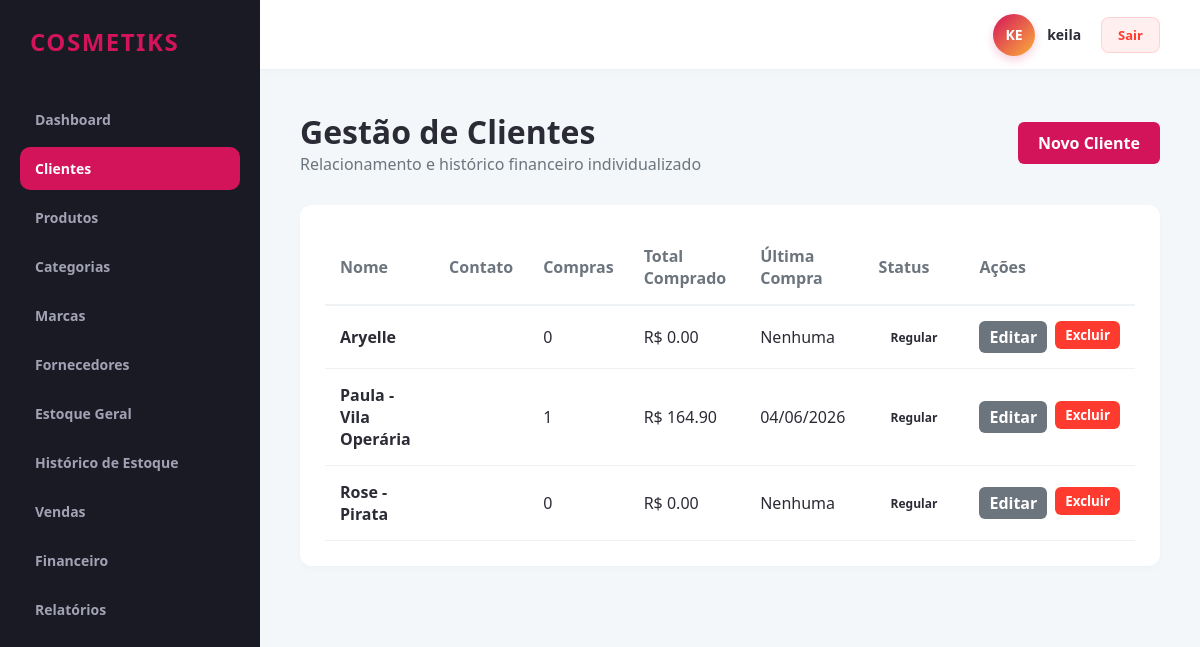
The app's page /clientes/ (signed in) with its own data.
### app/models/cliente.py (models this page shows)
class Cliente(db.Model):
    __tablename__ = 'clientes'
    id = db.Column(db.Integer, primary_key=True)
    revendedor_id = db.Column(db.Integer, db.ForeignKey('revendedores.id'), nullable=False)
    nome = db.Column(db.String(150), nullable=False)
    telefone = db.Column(db.String(20), nullable=True)
    whatsapp = db.Column(db.String(20), nullable=True)
    email = db.Column(db.String(100), nullable=True)
    endereco = db.Column(db.Text, nullable=True)
    data_cadastro = db.Column(db.DateTime, default=datetime.utcnow)
    observacoes = db.Column(db.Text, nullable=True)

### app/models/venda.py (models this page shows)
class Venda(db.Model):
    __tablename__ = 'vendas'
    id = db.Column(db.Integer, primary_key=True)
    revendedor_id = db.Column(db.Integer, db.ForeignKey('revendedores.id'), nullable=False)
    cliente_id = db.Column(db.Integer, db.ForeignKey('clientes.id'), nullable=False)
    data_venda = db.Column(db.DateTime, default=datetime.utcnow)
    valor_total = db.Column(db.Numeric(10, 2), nullable=False)
    desconto_valor = db.Column(db.Numeric(10, 2), default=0.00, nullable=False)
    desconto_percentual = db.Column(db.Numeric(5, 2), default=0.00, nullable=False)
    situacao = db.Column(db.String(30), default='Não pago', nullable=False)
    forma_pagamento = db.Column(db.String(50), nullable=False)
    cliente = db.relationship('Cliente', backref='vendas', lazy=True)
    revendedor = db.relationship('Revendedor', backref='vendas', lazy=True)
    itens = db.relationship('ItemVenda', backref='venda', cascade='all, delete-orphan', lazy=True)
    parcelas = db.relationship('Parcelamento', backref='venda', cascade='all, delete-orphan', lazy=True)
    financeiro = db.relationship('Financeiro', backref='venda', cascade='all, delete-orphan', lazy=True)
    movimentacoes_estoque = db.relationship('Estoque', backref='venda', lazy=True)

### app/controllers/cliente_controller.py (the view)
@cliente_bp.route('/')
@revendedor_required
def index():
    revendedor_id = session.get('revendedor_id')
    lista = cliente_service.listar_todos(revendedor_id)
    clientes_com_indicadores = []
    for clie in lista:
        ind = cliente_service.obter_indicadores_cliente(clie.id, revendedor_id)
        clientes_com_indicadores.append({
            'dados': clie,
            'indicadores': ind
        })
    return render_template('clientes/index.html', clientes=clientes_com_indicadores)

### app/controllers/cliente_controller.py (called while the page is built)
def revendedor_required(f):
    @wraps(f)
    def decorated_function(*args, **kwargs):
        if not session.get('usuario_logado') or session.get('is_admin'):
            flash('Acesso restrito a revendedores autenticados.', 'danger')
            return redirect(url_for('auth.login'))
        return f(*args, **kwargs)
    return decorated_function

### app/repositories/base_repository.py (called while the page is built)
    def get_by_id_and_revendedor(self, id, revendedor_id):
        return self.model.query.filter_by(id=id, revendedor_id=revendedor_id).first()

### app/repositories/cliente_repository.py (called while the page is built)
    def get_todos_ordenados(self, revendedor_id):
        return self.model.query.filter_by(revendedor_id=revendedor_id).order_by(self.model.nome.asc()).all()

### app/services/cliente_service.py (called while the page is built)
    def listar_todos(self, revendedor_id):
        return self.cliente_repo.get_todos_ordenados(revendedor_id)

### app/templates/clientes/index.html (shortened to what this page needs)
{% extends 'base.html' %}
{% block content %}
<div class="header-panel">
    <div>
        <h1>Gestão de Clientes</h1>
        <p style="color: var(--text-muted);">Relacionamento e histórico financeiro individualizado</p>
    </div>
    <a href="{{ url_for('cliente.novo') }}" class="btn btn-primary">Novo Cliente</a>
</div>
<div class="data-table-container">
    <table class="data-table">
        <thead>
            <tr>
                <th>Nome</th>
                <th>Contato</th>
                <th>Compras</th>
                <th>Total Comprado</th>
                <th>Última Compra</th>
                <th>Status</th>
                <th>Ações</th>
            </tr>
        </thead>
        <tbody>
            {% for item in clientes %}
            <tr>
                <td><strong>{{ item.dados.nome }}</strong></td>
                <td>
                </td>
                <td>{{ item.indicadores.quantidade_compras }}</td>
                <td>R$ {{ "%.2f"|format(item.indicadores.valor_total_comprado) }}</td>
                <td>{{ item.indicadores.ultima_compra.strftime('%d/%m/%Y') if item.indicadores.ultima_compra else 'Nenhuma' }}</td>
                <td>
                    <span class="badge-status {{ item.indicadores.status_financeiro|lower }}">
                        {{ item.indicadores.status_financeiro }}
                    </span>
                </td>
                <td>
                    <div style="display: flex; gap: 8px;">
                        <a href="{{ url_for('cliente.editar', id_cliente=item.dados.id) }}" class="btn btn-primary" style="padding: 5px 10px; background: #6c757d;">Editar</a>
                        <form action="{{ url_for('cliente.excluir', id_cliente=item.dados.id) }}" method="POST" onsubmit="return confirm('Excluir cliente e todo seu histórico?')">
                            <button type="submit" class="btn btn-danger" style="padding: 5px 10px;">Excluir</button>
                        </form>
                    </div>
                </td>
            </tr>
            {% endfor %}
        </tbody>
    </table>
</div>
{% endblock %}

### app/static/css/main.css (style rules this page uses)
:root { --primary-color: #d4145a; --secondary-color: #fbb03b; --dark-bg: #1a1a24; --card-bg: #ffffff; --text-main: #2b2b36; --text-muted: #6c757d; --border-color: #eef2f5; --success: #00b074; --danger: #ff3b30; --warning: #ffcc00; }
* { margin: 0; padding: 0; box-sizing: border-box; font-family: 'Segoe UI', Tahoma, Geneva, Verdana, sans-serif; }
body { background-color: #f4f7f9; color: var(--text-main); display: flex; min-height: 100vh; }
.header-panel { display: flex; justify-content: space-between; align-items: center; margin-bottom: 30px; }
.data-table-container { background: var(--card-bg); border-radius: 12px; padding: 25px; box-shadow: 0 4px 6px rgba(0,0,0,0.02); overflow-x: auto; }
.data-table { width: 100%; border-collapse: collapse; text-align: left; }
.data-table th { padding: 15px; border-bottom: 2px solid var(--border-color); color: var(--text-muted); font-weight: 600; }
.data-table td { padding: 15px; border-bottom: 1px solid var(--border-color); }
.btn { padding: 10px 20px; border-radius: 6px; border: none; font-weight: 600; cursor: pointer; transition: background 0.2s; text-decoration: none; display: inline-block; }
.btn-primary { background: var(--primary-color); color: #fff; }
.btn-danger { background: var(--danger); color: #fff; }

### app/static/css/components.css (style rules this page uses)
.badge-status { padding: 6px 12px; border-radius: 20px; font-size: 12px; font-weight: 600; display: inline-block; }

### records on screen
Cliente: dados.nome "Aryelle"
Cliente: dados.nome "Paula - Vila Operária"
Venda: indicadores.ultima_compra "04/06/2026"
Cliente: dados.nome "Rose - Pirata"

### other values on screen
{{ saas_name }} "COSMETIKS"
{{ username_raw[:2]|upper }} "KE"
{{ username_raw }} "keila"
{{ item.indicadores.quantidade_compras }} "0" "1" "0"
{{ "%.2f"|format(item.indicadores.valor_total_comprado) }} "0.00" "164.90" "0.00"
{{ item.indicadores.status_financeiro }} "Regular" "Regular" "Regular"
